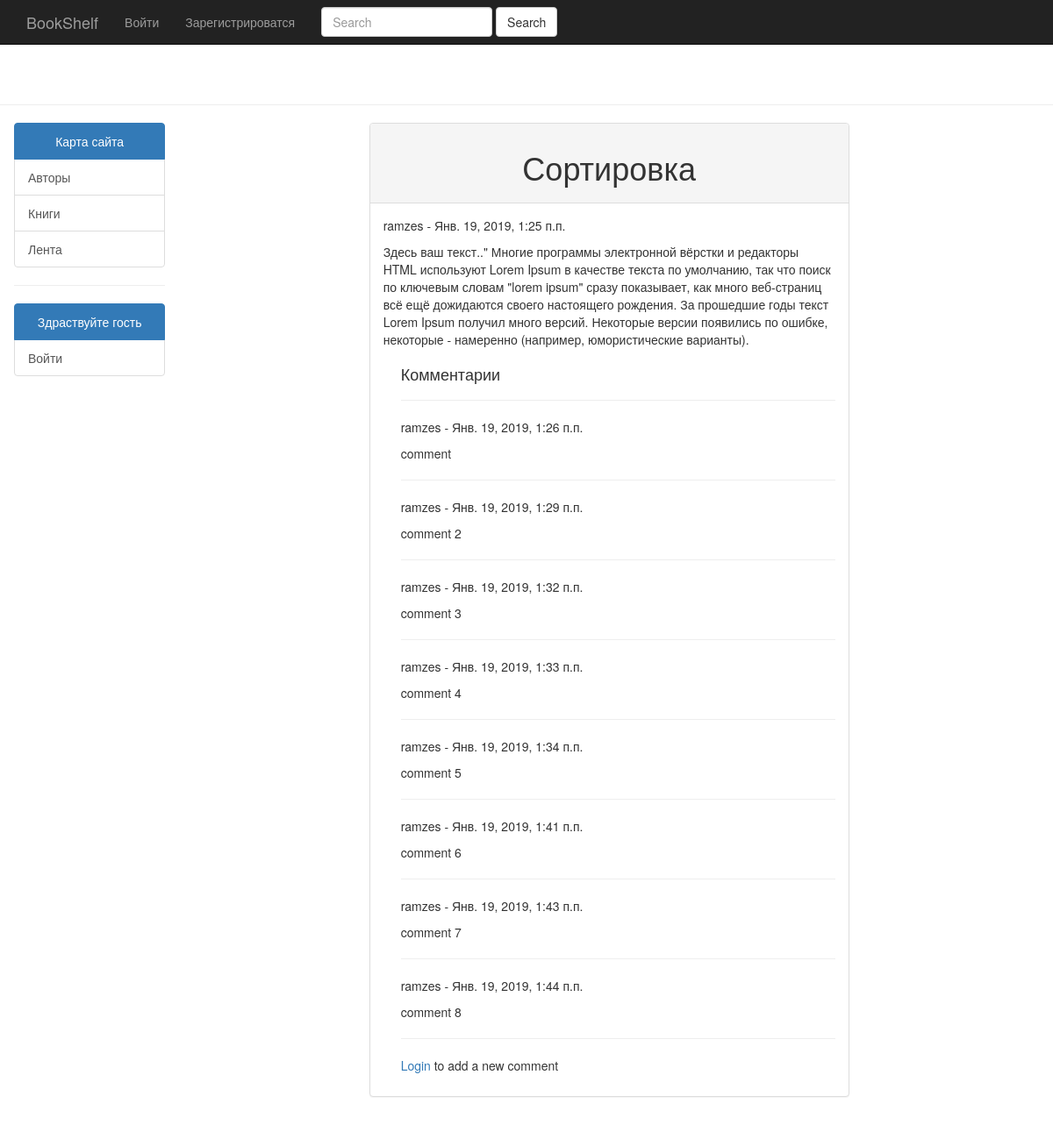
The page /articles/post/sortirovka-1547897139/ on the database its author committed.
### blog/models.py (models this page shows, shortened)
class Post(models.Model):
    author = models.ForeignKey(User, on_delete=models.DO_NOTHING)
    title = models.CharField(max_length=150, unique=True)
    slug = models.SlugField(max_length=150, blank=True, unique=True)
    body = models.TextField(max_length=10000)
    tags = models.ManyToManyField('Tag', related_name='posts')  # posts вместо _set
    date_pub = models.DateTimeField(auto_now_add=True)
    class Meta:
        ordering = ['-date_pub']
        verbose_name = 'Статья'
        verbose_name_plural = 'Статьи'

class PostComment(models.Model):
    post = models.ForeignKey(Post, on_delete=models.CASCADE)
    author = models.ForeignKey(User, on_delete=models.DO_NOTHING)
    comment = models.TextField(max_length=1000)
    post_date = models.DateTimeField(auto_now_add=True)
    class Meta:
        ordering = ['post_date']
        verbose_name = 'Комментарий'
        verbose_name_plural = 'Комментарии'

### blog/views.py (the view)
# urls.py: path('post/<str:slug>/', views.PostDetailView.as_view(), name='post_detail'),
class PostDetailView(generic.DetailView):
    model = Post

### blog/templates/blog/post_detail.html (shortened to what this page needs)
{% extends 'base/home_base.html' %}
{% block content %}
<div class="col-sm-offset-2 col-sm-6">
    <div class="panel panel-default" style="margin-right:30px;">
        <div class="panel-heading">
            <h1 class="text-center">{{ post.title }}</h1>
        </div>
        <div class="panel-body">
            <p>{{ post.author }} - {{ post.date_pub }}</p>
            <p>{{ post.body }}</p>
        <div style="margin-left:20px;margin-top:20px">
        <h4>Комментарии</h4>
        {% for comment in post.postcomment_set.all %}
            <hr>
            <p>{{comment.author}} - {{comment.post_date}}</p>
            <p>{{comment.comment}}</p>
        {% endfor %}
        <hr>
        {% if user.is_authenticated %}
            <a href="{% url 'post_comment' post.id %}">добавить комментарий</a></p>
        {% else %}
            <p><a href="{% url 'login'%}?next={{request.path}}">Login</a> to add a new comment</p>
        {% endif %}
        </div>
        </div>
    </div>
</div>
{% endblock %}

### static_dev/css/main.css (style rules this page uses)
body { padding-top: 70px; padding-bottom: 30px; }

### rows shown on the page
Post: title "Сортировка", author "ramzes", date_pub "Янв. 19, 2019, 1:25 п.п.", body "Здесь ваш текст..\" Многие программы электронной вёрстки и редакторы HTML используют Lorem Ipsum в качестве текста по умолчанию, так что поиск по ключевым словам \"lorem ipsum\" сразу показывает, как много веб-страниц всё ещё дожидаются своего настоящего рождения. За прошедшие годы текст Lorem Ipsum получил много версий. Некоторые версии появились по ошибке, некоторые - намеренно (например, юмористические варианты)."
PostComment: author "ramzes", post_date "Янв. 19, 2019, 1:26 п.п.", comment "comment"
PostComment: author "ramzes", post_date "Янв. 19, 2019, 1:29 п.п.", comment "comment 2"
PostComment: author "ramzes", post_date "Янв. 19, 2019, 1:32 п.п.", comment "comment 3"
PostComment: author "ramzes", post_date "Янв. 19, 2019, 1:33 п.п.", comment "comment 4"
PostComment: author "ramzes", post_date "Янв. 19, 2019, 1:34 п.п.", comment "comment 5"
PostComment: author "ramzes", post_date "Янв. 19, 2019, 1:41 п.п.", comment "comment 6"
PostComment: author "ramzes", post_date "Янв. 19, 2019, 1:43 п.п.", comment "comment 7"
PostComment: author "ramzes", post_date "Янв. 19, 2019, 1:44 п.п.", comment "comment 8"
